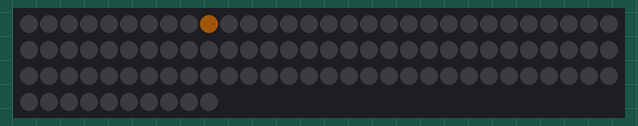
A sketch run on a simulated Arduino Uno, built with avr-gcc and run on an emulated ATmega328P. Shown: 100 RGB LEDs in strip order, left to right, continuing on the next row. Dim RGB values are drawn brighter than linear; random numbers use the default seed unless the sketch sets one.

Above: at 0.15 s.
At 4.99 s:
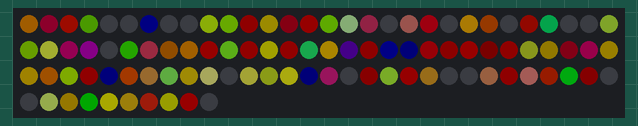
At 9.82 s:
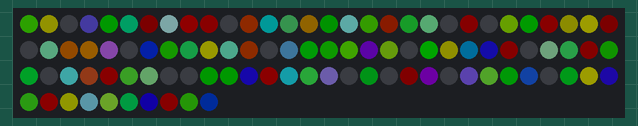
At 19.79 s:
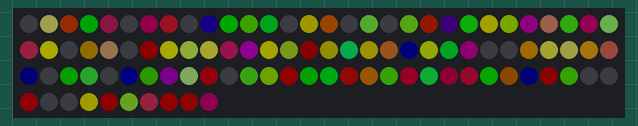
At 29.75 s:
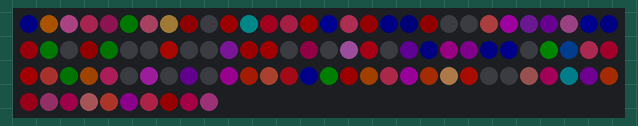
At 39.72 s:
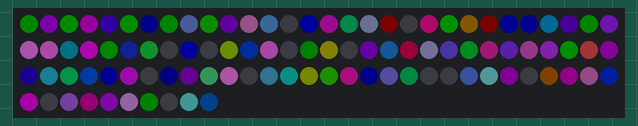

The sketch:

prog_band_led_effet_confetti.ino
```cpp
#include "FastLED.h"

byte bright = 50; // luminosité des LEDs
byte baza = 0;

#define NUM_LEDS 100 // nombre de LEDs
#define PIN 4 // port de connexion ws2812b
CRGB leds[NUM_LEDS];

void setup() {
  FastLED.addLeds <WS2812, PIN, GRB>(leds, NUM_LEDS).setCorrection(TypicalLEDStrip);
  FastLED.setBrightness(bright);
}

void loop() {
    fadeToBlackBy(leds, NUM_LEDS, 2);
    int pos = random16(NUM_LEDS);
    leds[pos] += CHSV(baza++ + random8(64), 200, 255);
    FastLED.setBrightness(bright);
    FastLED.show();
}
```
